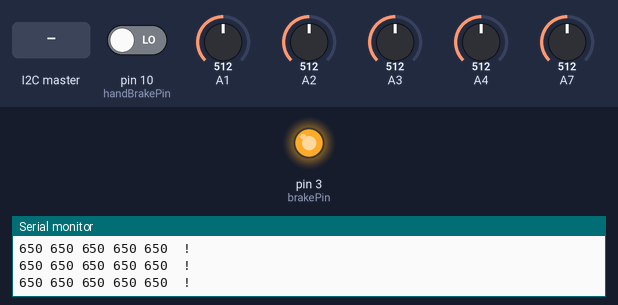
The sketch below on a simulated Arduino Uno, built with avr-gcc and run on an emulated ATmega328P. Parts: output pins drawn as LEDs (lit = HIGH), the last lines printed to the serial monitor. The test bench sets the inputs (shaded band); at power-on: pin 10 (handBrakePin) LOW, A1 = 512, A2 = 512, A3 = 512, A4 = 512, A7 = 512. Pins used as bus, display or sensor lines are not drawn.

Above: at 1.2 s.
1.3 s: the I2C master sends the byte 0
At 2.5 s:
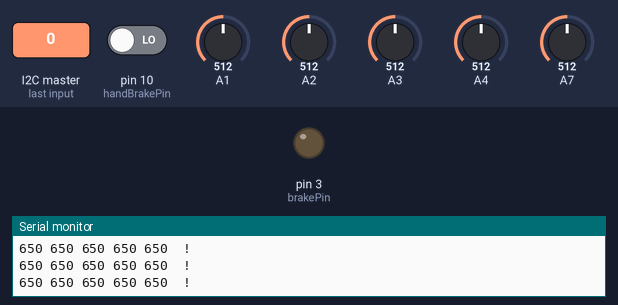
2.8 s: the I2C master sends the byte 1
At 3.4 s:
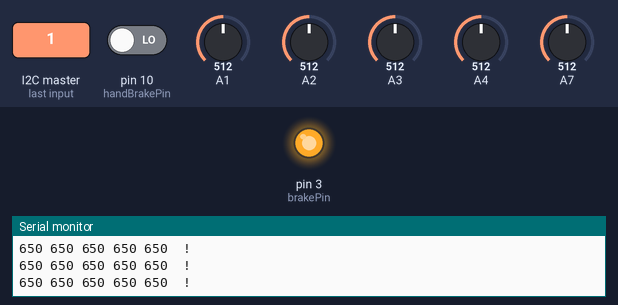
Timing chart, 0 to 5.8 s (numbered marks = the images above; inputs shaded):
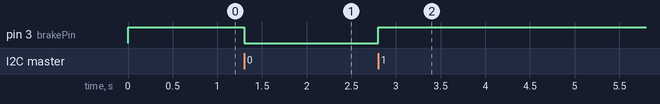

Measured:
- after the input at 1.3 s, pin 3 (brakePin): HIGH → LOW at once
- after the input at 2.8 s, pin 3 (brakePin): LOW → HIGH at once

The sketch:

StrollerSkodaDFRobotANALOG.ino
```cpp
#include <SoftwareSerial.h>
#include <Wire.h>
#include <OneWire.h>

#define SLAVE_ADDRESS 0x08

unsigned char data[4] = {};
float distance;
byte b[6] = {2, 1, 2, 3, 4, 5 };

int incomeData[9];

const int brakePin = 3; // zeby hamowac
const int handBrakePin = 10; // zeby czytac czy jest przycisk wcisniety czy nie

int testModeCounter = 0;

const boolean TEST_MODE = true;


int handBrakeState = 0;


//long distance1, distance2, distance3, distance4;

typedef struct {
  int pin;
  int triggerPin;
  int distance;
} Sensor;

Sensor sensors[5] ={{1,9, 0}, {3,7, 0}, {7,5,0}, {10,12,0}, {12,8,0}};

const double CM = 2.54;
const int SENSORS_NUM = 5;
const int MIN_DISTANCE = 20;
const int MIN_DISTANCE_VALUE = 1;

void setup() {
  pinMode(brakePin, OUTPUT);
  pinMode(handBrakePin, INPUT);
  brake(1);

  for(int i = 0; i < SENSORS_NUM; i++)
  {
    pinMode(sensors[i].triggerPin, OUTPUT);
  }

  Serial.begin(9600);  // sets the serial port to 9600
  initWire();
}

void read_sensors(){

  for(int i = 0; i < SENSORS_NUM; i++)
  {
    digitalWrite(sensors[i].triggerPin,HIGH);
    delay(1);
    digitalWrite(sensors[i].triggerPin,LOW);

    sensors[i].distance = (analogRead(sensors[i].pin)/2)*CM;

    if(sensors[i].distance < MIN_DISTANCE)
    {
      sensors[i].distance = MIN_DISTANCE_VALUE;

    }

    saveDataToBytes(i, sensors[i].distance);
    printSensor(i);
    delay(50);


  }

  Serial.println(" !");
}

void printSensor(int id)
{
  Serial.print(sensors[id].distance);
  Serial.print(" ");
}

void loop() {
  read_sensors();
  checkHandBrake();
}

int checkHandBrake()
{
   handBrakeState = digitalRead(handBrakePin);

  // Serial.print("checking hand brake " );
   //Serial.println( handBrakeState);
   saveBrakeToBytes(handBrakeState);
   return handBrakeState;

}

void brake(int state)
{
   digitalWrite(brakePin, state);
}

void initWire()
{
  Wire.begin(SLAVE_ADDRESS);
  Wire.onReceive(receiveData);
  Wire.onRequest(sendData);

  if(TEST_MODE)
    Serial.println("I2C Ready!");
}

void receiveData(int byteCount) {
  while (Wire.available()) {
    incomeData[0] = Wire.read();
    if (incomeData[0] == 0)
      brake(0);
    else
      brake(1);


  }
}

void sendData()
{
  Wire.write(b, 6); //todo change

  if(TEST_MODE)
  {


    if(testModeCounter++ ==2)
    {
      testModeCounter = 0;
      for(int i = 0; i < 6; i++)
      {
        int v = b[i]*2;
        if(v < 10)
          Serial.print("0");
        if(v < 99)
          Serial.print("0");

        Serial.print(v);Serial.print(" : ");
      }

      Serial.println();
    }
  }
}

void saveDataToBytes(int id, float value)
{
 // Serial.println(b[id]);
  int distanceByte = int(value / 2);

  if(distanceByte > 250)
    distanceByte = 250;


  b[id] = distanceByte;

}

void saveBrakeToBytes(int value)
{
 // Serial.println(b[id]);
  b[5] = value;
}


void parseData(int id)
{

  if (data[0] == 0xff)
  {
    int sum;
    sum = (data[0] + data[1] + data[2]) & 0x00FF;

    if (sum == data[3])
    {
      distance = (data[1] << 8) + data[2];
      if (distance > 280)
      {
        saveDataToBytes(id, distance / 10);
      }else
      {
        saveDataToBytes(id, 2);
      }
    } else
    {
      //Serial.print(id); Serial.print(" ERROR "); Serial.print(sum); Serial.println(data[3]);
      saveDataToBytes(id, 1);
    }
  }
}
```
